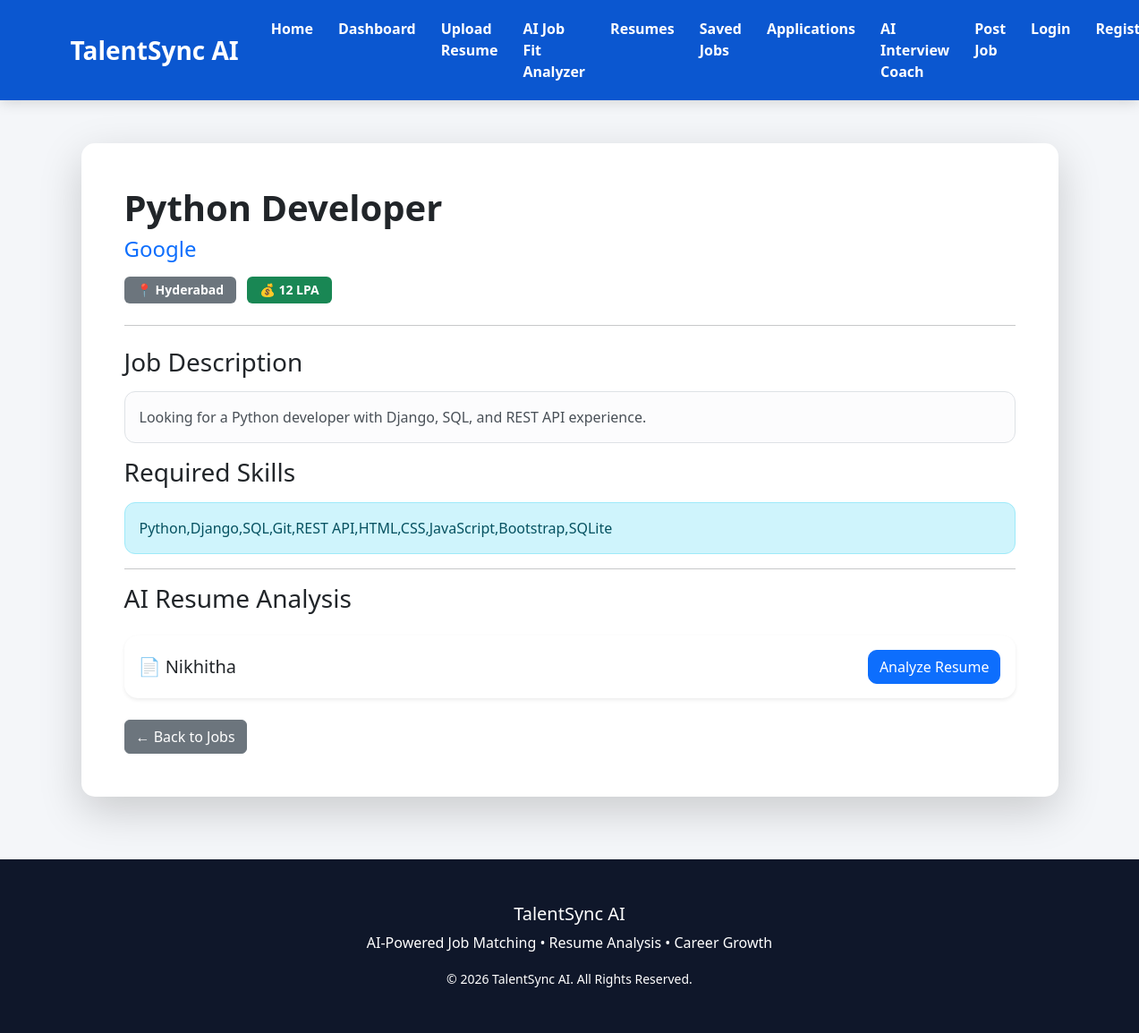
The app's page /job/1/ with its own data.
### core/models.py (models this page shows, shortened)
class Job(models.Model):
    title = models.CharField(max_length=100)
    company = models.ForeignKey(
        Company,
        on_delete=models.CASCADE
    )
    location = models.CharField(max_length=100)
    salary = models.CharField(max_length=50)
    description = models.TextField()
    skills = models.TextField()
    created_at = models.DateTimeField(
        auto_now_add=True
    )
    class Meta:
        ordering = ['-created_at']

class Company(models.Model):
    name = models.CharField(max_length=100)
    location = models.CharField(max_length=100)
    website = models.URLField()
    description = models.TextField()
    def __str__(self):
        return self.name

class Resume(models.Model):
    user = models.ForeignKey(
        User,
        on_delete=models.CASCADE
    )
    name = models.CharField(max_length=100)
    resume = models.FileField(
        upload_to='resumes/'
    )
    uploaded_at = models.DateTimeField(
        auto_now_add=True
    )
    class Meta:
        ordering = ['-uploaded_at']

### core/views.py (the view)
# urls.py: path('job/<int:id>/', views.job_detail, name='job_detail'),
def job_detail(request, id):
    job = get_object_or_404(Job, id=id)
    resumes = Resume.objects.all()
    return render(request, 'job_detail.html', {
        'job': job,
        'resumes': resumes
    })

### templates/job_detail.html (shortened to what this page needs)
{% extends 'base.html' %}
{% block content %}
<div class="container mt-5">
    <div class="card shadow-lg border-0">
        <div class="card-body p-5">
            <h1 class="fw-bold">
                {{ job.title }}
            </h1>
            <h4 class="text-primary">
                {{ job.company }}
            </h4>
            <div class="mt-3">
                <span class="badge bg-secondary me-2">
                    📍 {{ job.location }}
                </span>
                <span class="badge bg-success">
                    💰 {{ job.salary }}
                </span>
            </div>
            <hr class="my-4">
            <h3 class="mb-3">
                Job Description
            </h3>
            <div class="alert alert-light border">
                {{ job.description }}
            </div>
            <h3 class="mb-3">
                Required Skills
            </h3>
            <div class="alert alert-info">
                {{ job.skills }}
            </div>
            <hr>
            <h3 class="mb-4">
                AI Resume Analysis
            </h3>
            {% for resume in resumes %}
            <div class="card shadow-sm mb-3">
                <div class="card-body">
                    <div class="row align-items-center">
                        <div class="col-md-8">
                            <h5 class="mb-0">
                                📄 {{ resume.name }}
                            </h5>
                        </div>
                        <div class="col-md-4 text-end">
                            <a href="{% url 'analyze_resume' resume.id job.id %}"
                               class="btn btn-primary">
                                Analyze Resume
                            </a>
                        </div>
                    </div>
                </div>
            </div>
            {% endfor %}
            <div class="mt-4">
                <a href="/"
                   class="btn btn-secondary">
                    ← Back to Jobs
                </a>
            </div>
        </div>
    </div>
</div>
{% endblock %}

### static/css/style.css (style rules this page uses)
body { background:#f4f6f9; font-family:'Segoe UI', Tahoma, Geneva, Verdana, sans-serif; color:#333; }
a { text-decoration:none; }
.btn-primary { border-radius:10px; }
.badge { font-size:14px; padding:8px 14px; }
.card { border:none; border-radius:15px; box-shadow:0 4px 15px rgba(0,0,0,0.08); }
.alert { border-radius:12px; }

### records on screen
Job: title "Python Developer", company "Google", location "Hyderabad", salary "12 LPA", description "Looking for a Python developer with Django, SQL, and REST API experience.", skills "Python,Django,SQL,Git,REST API,HTML,CSS,JavaScript,Bootstrap,SQLite"
Resume: name "Nikhitha"
